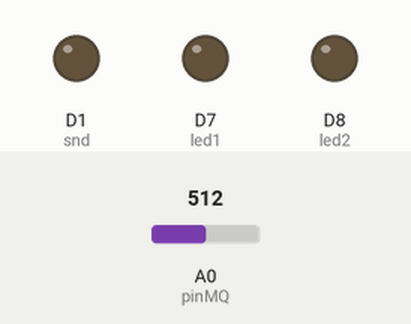
Recording of a sketch running on a simulated ESP8266 (NodeMCU). On the bench: output pins drawn as LEDs (lit = HIGH). Dashed ring = blinking. The test bench sets the inputs (shaded band); at power-on: A0 (pinMQ) = 512.

Above: at 2.8 s.
2.9 s: A0 (pinMQ) set to 535
4.4 s: A0 (pinMQ) set to 564
At 5.4 s:
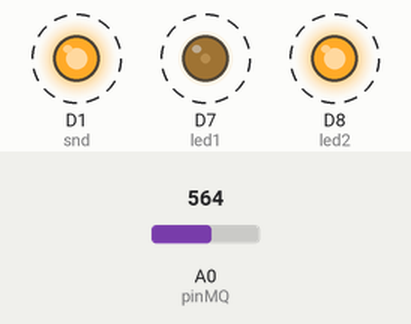
Timing chart, 0 to 14.5 s (numbered marks = the images above; inputs shaded):
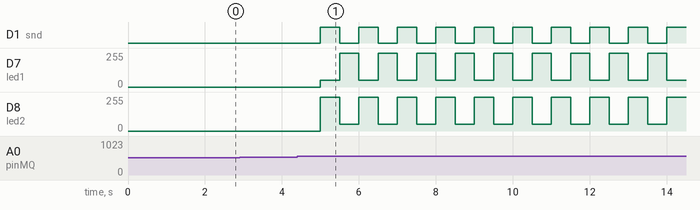

Measured:
- the behaviour switches between 549 and 550 on A0 (pinMQ) (found by bisection; images 0 and 1)
- after the input at 2.9 s, every drawn part: stays the same
- after the input at 4.4 s, D1 (snd): alternates HIGH for 0.50 s and LOW for 0.50 s, starting after 0.60 s; D7 (led1), D8 (led2): alternates 255/255 for 0.50 s and 50/255 for 0.50 s, starting after 0.60 s

The sketch:

Sketch_For_Device_Only.ino
```cpp
#include <SimpleTimer.h>
SimpleTimer timer1;
int pinMQ = A0;
int led1 = D7;
int led2 = D8;
int snd = D1;
int smoke,lpg;
void setup() {
  // put your setup code here, to run once:
Serial.begin(9600);
pinMode(led1, OUTPUT);
pinMode(led2, OUTPUT);
pinMode(snd, OUTPUT);
pinMode(pinMQ, INPUT);
timer1.setInterval(1000L, smoker);
}

void smoker()
{
   smoke =analogRead(pinMQ);
   lpg = smoke / 12;
   if (smoke >= 550)
   {
    analogWrite(led1, 50);
    analogWrite(led2, 700);
    digitalWrite(snd, HIGH);
    delay(500);
    analogWrite(led1, 700);
    analogWrite(led2, 50);
    digitalWrite(snd, LOW);
    delay(500);
   }
   else if (smoke <= 550)
   {
    digitalWrite(led1, LOW);
    digitalWrite(led2, LOW);
    digitalWrite(snd, LOW);
   }
}

void loop() {
  // put your main code here, to run repeatedly:
timer1.run();
}
```
